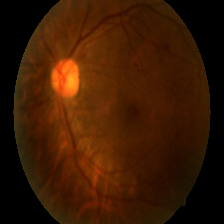
#> input picture RetinaDataset/Severe.png, 224 x 224 px
$ jupyter execute histograms.ipynb
#> lines starting #> are read from the running program, lines starting #| are printed output that depends on the picture; after the words box and inside, x2 and y2 are one past the last pixel; in counts of white or black regions, pixels touching at a corner belong together
[cell 1]
import cv2 as cv
import matplotlib.pyplot as plt
import numpy as np

[cell 2]
img = cv.imread("./RetinaDataset/Severe.png")
#> img is the input picture: shape (224, 224, 3); mean B, G, R 2.5, 25.7, 59.3

[cell 3]
gray = cv.cvtColor(img, cv.COLOR_BGR2GRAY)
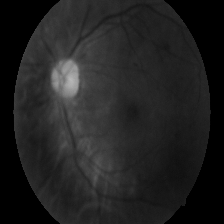
#> gray: shape (224, 224); min 0, max 183, mean 33.1

[cell 4]
#img noOfchannels mask
gray_hist = cv.calcHist([gray], [0], None, [256], [0, 256])
#> gray_hist = 256 values, max 11980 at index 0, min 0 at index 13, mean 196
plt.figure()
plt.title("GrayScale Histogram")
plt.xlabel("Bins")
plt.ylabel("# of pixels")
plt.plot(gray_hist)
plt.xlim([0, 255])
plt.ylim([0, 1800])
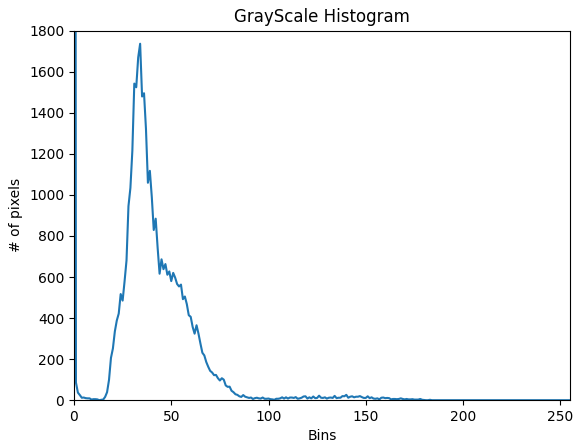
#> figure drawn by matplotlib, 1 panel; curve peaks at x = 0, y = 11980

[cell 5]
blank = np.zeros(img.shape[:2], dtype="uint8")

[cell 6]
circle = cv.circle(blank, (img.shape[1]//2, img.shape[0]//2), 100, 255, -1)
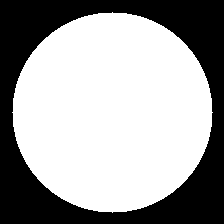
#> blank: shape (224, 224); 62.6% white; 1 black region, box (x1, y1, x2, y2) and area: (0, 0, 224, 224) 18759

[cell 7]
mask = cv.bitwise_and(gray, gray, mask=circle)
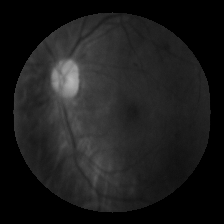
#> mask: shape (224, 224); min 0, max 183, mean 28.1

[cell 8]
cv.imshow("mask", mask)
cv.waitKey(0)

[cell 9]
#img noOfchannels mask
gray_hist = cv.calcHist([gray], [0], mask, [256], [0, 256])
#> gray_hist = 256 values, max 1366 at index 34, min 0 at index 0, mean 122.5
plt.figure()
plt.title("GrayScale Histogram")
plt.xlabel("Bins")
plt.ylabel("# of pixels")
plt.plot(gray_hist)
plt.xlim([0, 255])
plt.ylim([0, 1500])
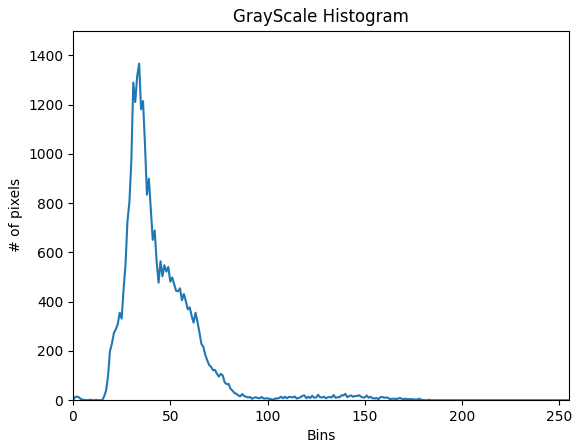
#> figure drawn by matplotlib, 1 panel; curve peaks at x = 34, y = 1366

[cell 10]
mask = cv.bitwise_and(img, img, mask=circle)
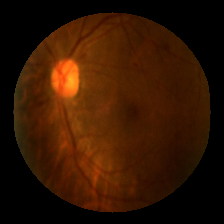
#> mask: shape (224, 224, 3); mean B, G, R 1.8, 21.4, 51.2

[cell 11]
colors = ('b', 'g', 'r')
plt.figure()
plt.title("GrayScale Histogram")
plt.xlabel("Bins")
plt.ylabel("# of pixels")
for i, col in enumerate(colors):
    hist = cv.calcHist([img], [i], None, [256], [0,256])
    plt.plot(hist, color=col)
    plt.xlim([0, 256])
    plt.ylim([0, 15000])
plt.show()
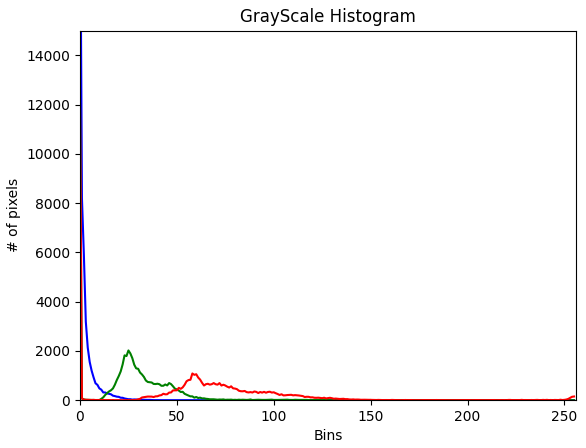
#> figure drawn by matplotlib, 1 panel; curve peaks at x = 0, y = 22225; curve peaks at x = 0, y = 12018; curve peaks at x = 0, y = 11986
